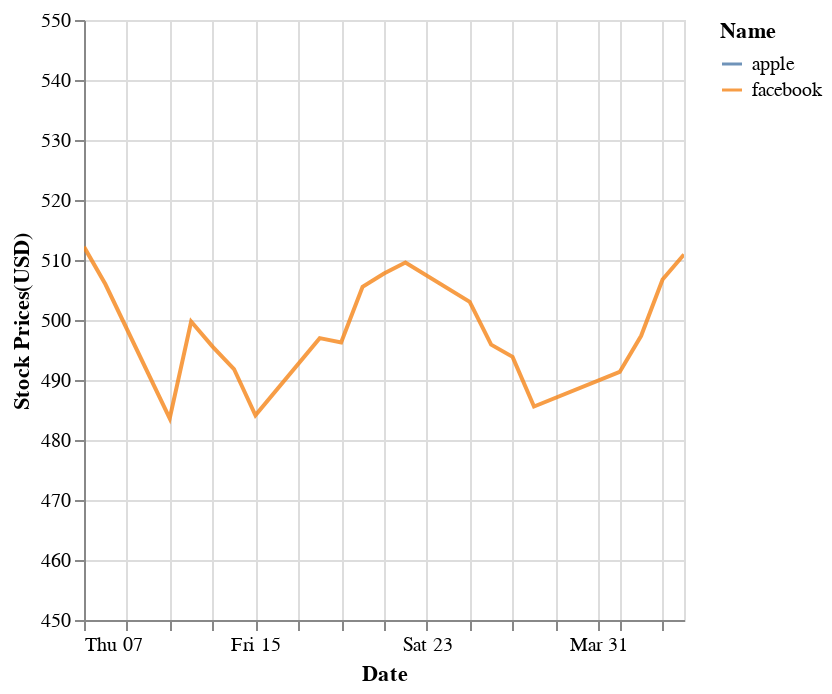

Source (notebook cell):
### Code cell
chart

### Figure 1 — Vega-Lite specification as saved in the notebook (floating-point values rounded to 4 significant figures)
{"config": {"view": {"continuousWidth": 300, "continuousHeight": 300}}, "data": {"name": "data-0194dc38e2e83e995a9aa8cd52c7fdb8"}, "mark": {"type": "line", "clip": true, "opacity": 0.8}, "encoding": {"color": {"field": "Name", "type": "nominal"}, "x": {"field": "Date", "type": "temporal"}, "y": {"field": "Stock Prices(USD)", "scale": {"domain": [450, 550]}, "stack": null, "type": "quantitative"}}, "$schema": "https://vega.github.io/schema/vega-lite/v5.16.3.json", "datasets": {"data-0194dc38e2e83e995a9aa8cd52c7fdb8": [{"Date": "07 March 2024", "Name": "apple", "Stock Prices(USD)": 169.0}, {"Date": "08 March 2024", "Name": "apple", "Stock Prices(USD)": 170.7}, {"Date": "11 March 2024", "Name": "apple", "Stock Prices(USD)": 172.8}, {"Date": "12 March 2024", "Name": "apple", "Stock Prices(USD)": 173.2}, {"Date": "13 March 2024", "Name": "apple", "Stock Prices(USD)": 171.1}, {"Date": "14 March 2024", "Name": "apple", "Stock Prices(USD)": 173.0}, {"Date": "15 March 2024", "Name": "apple", "Stock Prices(USD)": 172.6}, {"Date": "18 March 2024", "Name": "apple", "Stock Prices(USD)": 173.7}, {"Date": "19 March 2024", "Name": "apple", "Stock Prices(USD)": 176.1}, {"Date": "20 March 2024", "Name": "apple", "Stock Prices(USD)": 178.7}, {"Date": "21 March 2024", "Name": "apple", "Stock Prices(USD)": 171.4}, {"Date": "22 March 2024", "Name": "apple", "Stock Prices(USD)": 172.3}, {"Date": "25 March 2024", "Name": "apple", "Stock Prices(USD)": 170.9}, {"Date": "26 March 2024", "Name": "apple", "Stock Prices(USD)": 169.7}, {"Date": "27 March 2024", "Name": "apple", "Stock Prices(USD)": 173.3}, {"Date": "28 March 2024", "Name": "apple", "Stock Prices(USD)": 171.5}, {"Date": "01 April 2024", "Name": "apple", "Stock Prices(USD)": 170.0}, {"Date": "02 April 2024", "Name": "apple", "Stock Prices(USD)": 168.8}, {"Date": "03 April 2024", "Name": "apple", "Stock Prices(USD)": 169.6}, {"Date": "04 April 2024", "Name": "apple", "Stock Prices(USD)": 168.8}, {"Date": "07 March 2024", "Name": "facebook", "Stock Prices(USD)": 512.2}, {"Date": "08 March 2024", "Name": "facebook", "Stock Prices(USD)": 506.0}, {"Date": "11 March 2024", "Name": "facebook", "Stock Prices(USD)": 483.6}, {"Date": "12 March 2024", "Name": "facebook", "Stock Prices(USD)": 499.8}, {"Date": "13 March 2024", "Name": "facebook", "Stock Prices(USD)": 495.6}, {"Date": "14 March 2024", "Name": "facebook", "Stock Prices(USD)": 491.8}, {"Date": "15 March 2024", "Name": "facebook", "Stock Prices(USD)": 484.1}, {"Date": "18 March 2024", "Name": "facebook", "Stock Prices(USD)": 497.0}, {"Date": "19 March 2024", "Name": "facebook", "Stock Prices(USD)": 496.2}, {"Date": "20 March 2024", "Name": "facebook", "Stock Prices(USD)": 505.5}, {"Date": "21 March 2024", "Name": "facebook", "Stock Prices(USD)": 507.8}, {"Date": "22 March 2024", "Name": "facebook", "Stock Prices(USD)": 509.6}, {"Date": "25 March 2024", "Name": "facebook", "Stock Prices(USD)": 503.0}, {"Date": "26 March 2024", "Name": "facebook", "Stock Prices(USD)": 495.9}, {"Date": "27 March 2024", "Name": "facebook", "Stock Prices(USD)": 493.9}, {"Date": "28 March 2024", "Name": "facebook", "Stock Prices(USD)": 485.6}, {"Date": "01 April 2024", "Name": "facebook", "Stock Prices(USD)": 491.4}, {"Date": "02 April 2024", "Name": "facebook", "Stock Prices(USD)": 497.4}, {"Date": "03 April 2024", "Name": "facebook", "Stock Prices(USD)": 506.7}, {"Date": "04 April 2024", "Name": "facebook", "Stock Prices(USD)": 510.9}]}}
